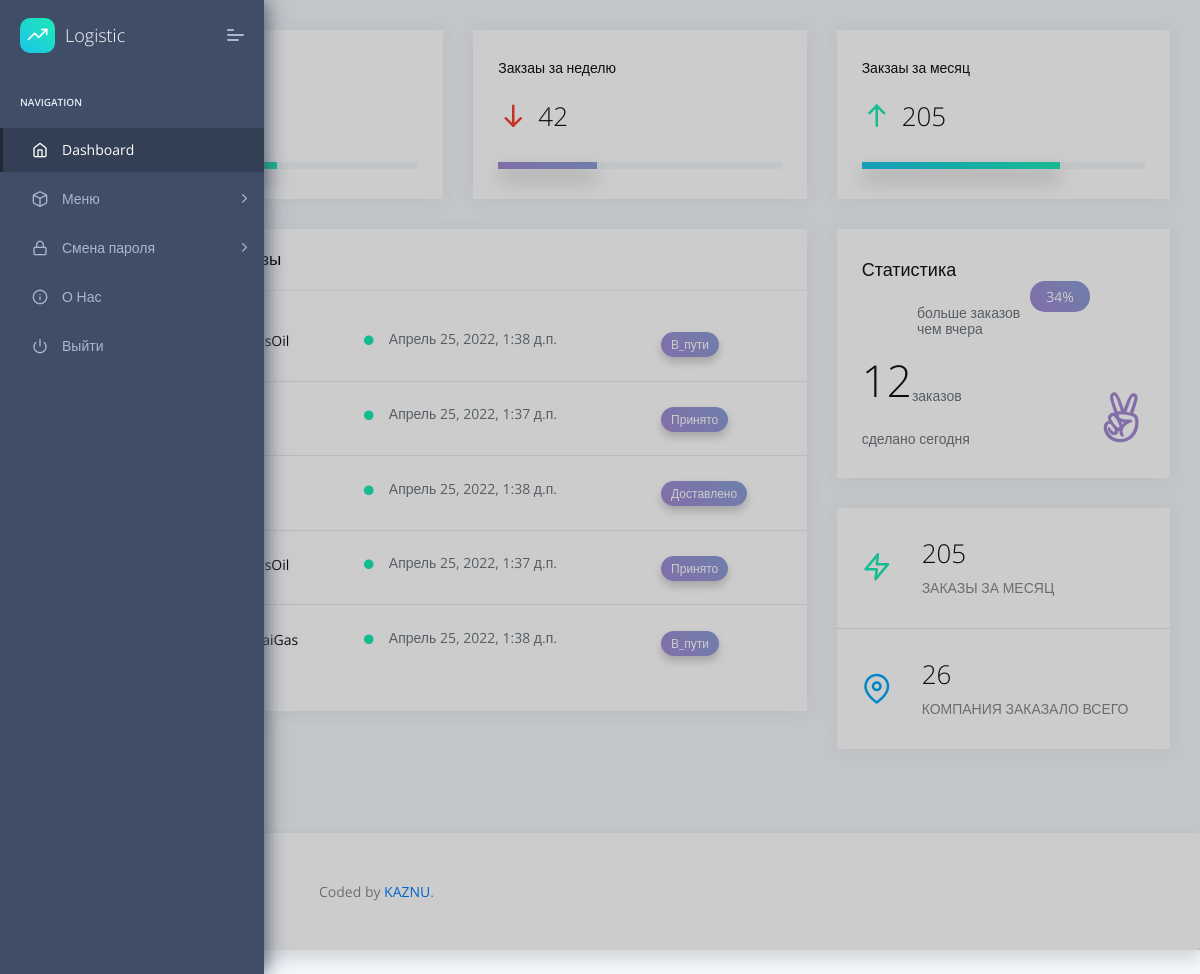
Page / (signed in) on the committed database.
### apps/home/models.py (models this page shows, shortened)
class Sklad(models.Model):
    company = models.ForeignKey(
        Company,
        on_delete=models.CASCADE
    )
    user = models.ForeignKey(
        CustomUser,
        on_delete=models.CASCADE,
        null=True,
        blank=True
    )
    obiem = models.IntegerField(default=100, verbose_name="Обьем в литрах")
    tovar = models.ForeignKey(
        Tovar,
        on_delete=models.CASCADE,
        verbose_name="Тип Товара"
    )
    STATUS = (
        ("Ожидается", "Ожидается"),
        ("Принято", "Принято"),
        ("В_пути", "В_пути"),
        ("Доставлено", "Доставлено"),
    )
    status = models.CharField(choices=STATUS, max_length=128)
    date = models.DateTimeField(auto_now=True)
    accept = models.CharField(max_length=128, default='')

### apps/home/views.py (the view)
# urls.py: path('', views.index, name='home'),
@login_required(login_url="/login/")
def index(request):
    item = Sklad.objects.all()[:5]
    context = {'segment': 'index', 'item': item}
    html_template = loader.get_template('home/index.html')
    return HttpResponse(html_template.render(context, request))

### apps/authentication/models.py (called while the page is built)
    def __str__(self):
        return f"{self.name}"

### apps/templates/home/index.html (shortened to what this page needs)
{% extends "layouts/base.html" %}
{% block content %}
    <div class="pcoded-content">
        <div class="pcoded-inner-content">
            <div class="main-body">
                <div class="page-wrapper">
                    <div class="row">
                        <div class="col-md-6 col-xl-4">
                            <div class="card daily-sales">
                                <div class="card-block">
                                    <h6 class="mb-4">Закзаы за день</h6>
                                    <div class="row d-flex align-items-center">
                                        <div class="col-9">
                                            <h3 class="f-w-300 d-flex align-items-center m-b-0">12</h3>
                                        </div>
                                    </div>
                                    <div class="progress m-t-30" style="height: 7px;">
                                    </div>
                                </div>
                            </div>
                        </div>
                        <div class="col-md-6 col-xl-4">
                            <div class="card Monthly-sales">
                                <div class="card-block">
                                    <h6 class="mb-4">Закзаы за неделю</h6>
                                    <div class="row d-flex align-items-center">
                                        <div class="col-9">
                                            <h3 class="f-w-300 d-flex align-items-center  m-b-0"><i class="feather icon-arrow-down text-c-red f-30 m-r-10"></i>42</h3>
                                        </div>
                                    </div>
                                    <div class="progress m-t-30" style="height: 7px;">
                                        <div class="progress-bar progress-c-theme2" role="progressbar" style="width: 35%;" aria-valuenow="35" aria-valuemin="0" aria-valuemax="100"></div>
                                    </div>
                                </div>
                            </div>
                        </div>
                        <div class="col-md-12 col-xl-4">
                            <div class="card yearly-sales">
                                <div class="card-block">
                                    <h6 class="mb-4">Закзаы за месяц</h6>
                                    <div class="row d-flex align-items-center">
                                        <div class="col-9">
                                            <h3 class="f-w-300 d-flex align-items-center  m-b-0"><i class="feather icon-arrow-up text-c-green f-30 m-r-10"></i>205</h3>
                                        </div>
                                    </div>
                                    <div class="progress m-t-30" style="height: 7px;">
                                        <div class="progress-bar progress-c-theme" role="progressbar" style="width: 70%;" aria-valuenow="70" aria-valuemin="0" aria-valuemax="100"></div>
                                    </div>
                                </div>
                            </div>
                        </div>
                        <div class="col-xl-8 col-md-6">
                            <div class="card Recent-Users">
                                <div class="card-header">
                                    <h5>Последние заказы</h5>
                                </div>
                                <div class="card-block px-0 py-3">
                                    <div class="table-responsive">
                                        <table class="table table-hover">
                                            <tbody>
                                                                                        {% for i in item %}
                                                <tr class="unread">
                                                    <td><img class="rounded-circle" style="width:40px;" src="/static/assets/images/user/avatar-1.jpg" alt="activity-user"></td>
                                                    <td>
                                                        <h6 class="mb-1">{{ i.company }}</h6>
                                                    </td>
                                                    <td>
                                                        <h6 class="text-muted"><i class="fas fa-circle text-c-green f-10 m-r-15"></i>{{ i.date }}</h6>
                                                    </td>
                                                    <td><a href="#!" class="label theme-bg2 text-white f-12">{{ i.status }}</a></td>
                                                </tr>
                                                                                        {% endfor %}
                                            </tbody>
                                        </table>
                                    </div>
                                </div>
                            </div>
                        </div>
                        <div class="col-xl-4 col-md-6">
                            <div class="card card-event">
                                <div class="card-block">
                                    <div class="row align-items-center justify-content-center">
                                        <div class="col">
                                            <h5 class="m-0">Статистика</h5>
                                        </div>
                                        <div class="col-auto">
                                            <label class="label theme-bg2 text-white f-14 f-w-400 float-right">34%</label>
                                                                                <h6 class="text-muted mt-4 mb-0">больше заказов чем вчера </h6>
                                        </div>
                                    </div>
                                    <h2 class="mt-3 f-w-300">12<sub class="text-muted f-14">заказов</sub></h2>
                                    <h6 class="text-muted mt-4 mb-0">сделано сегодня </h6>
                                    <i class="fab fa-angellist text-c-purple f-50"></i>
                                </div>
                            </div>
                            <div class="card">
                                <div class="card-block border-bottom">
                                    <div class="row d-flex align-items-center">
                                        <div class="col-auto">
                                            <i class="feather icon-zap f-30 text-c-green"></i>
                                        </div>
                                        <div class="col">
                                            <h3 class="f-w-300">205</h3>
                                            <span class="d-block text-uppercase">Заказы за месяц</span>
                                        </div>
                                    </div>
                                </div>
                                <div class="card-block">
                                    <div class="row d-flex align-items-center">
                                        <div class="col-auto">
                                            <i class="feather icon-map-pin f-30 text-c-blue"></i>
                                        </div>
                                        <div class="col">
                                            <h3 class="f-w-300">26</h3>
                                            <span class="d-block text-uppercase">Компания заказало всего</span>
                                        </div>
                                    </div>
                                </div>
                            </div>
                        </div>
                        </div>
                    </div>
                </div>
            </div>
        </div>
    </div>
{% endblock content %}

### rows in the picture
Sklad: date "Апрель 25, 2022, 1:38 д.п.", status "В_пути"
Sklad: date "Апрель 25, 2022, 1:37 д.п.", status "Принято"
Sklad: date "Апрель 25, 2022, 1:38 д.п.", status "Доставлено"
Sklad: date "Апрель 25, 2022, 1:37 д.п.", status "Принято"
Sklad: date "Апрель 25, 2022, 1:38 д.п.", status "В_пути"
